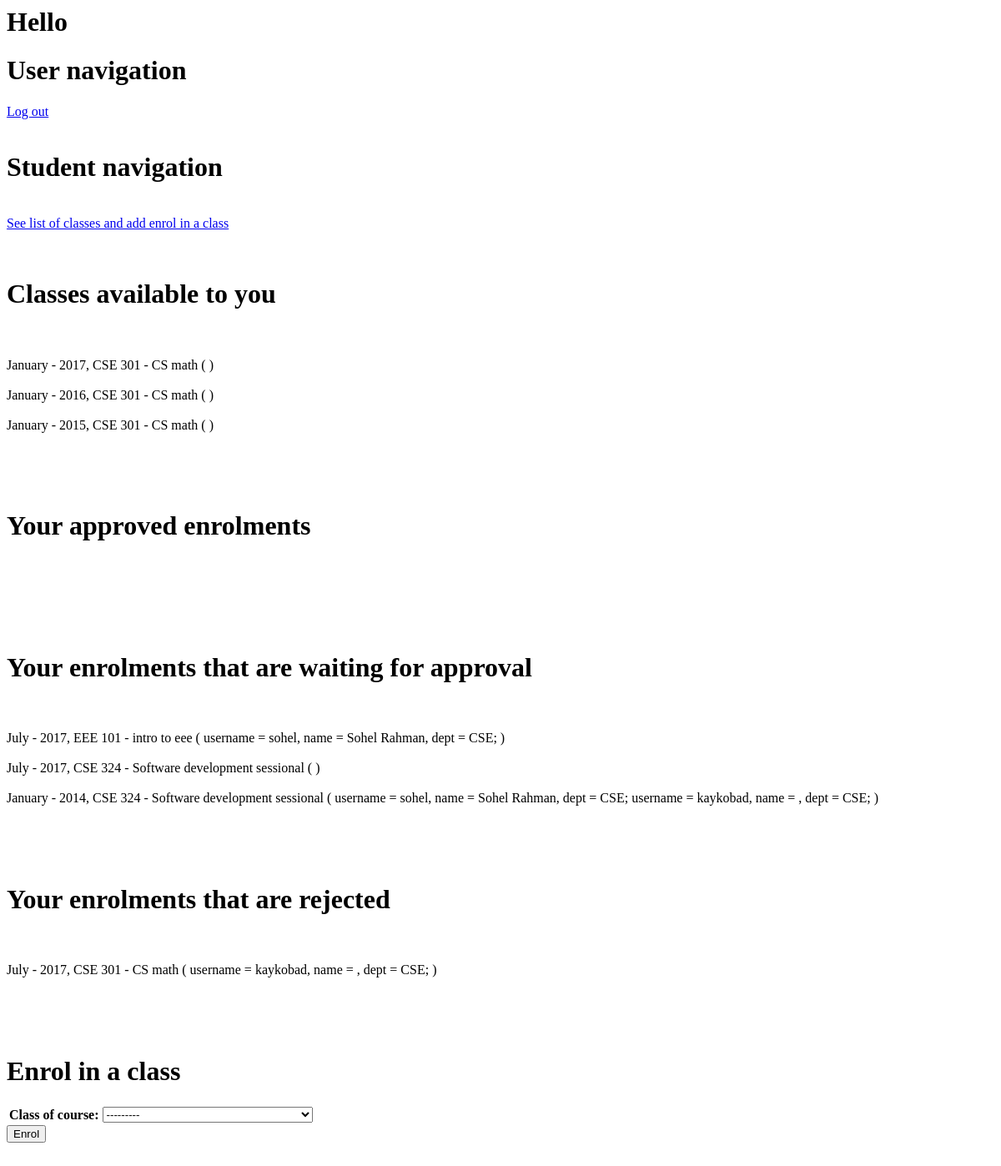
Page /student-enrol-in-class (signed in) on the earlier database version.
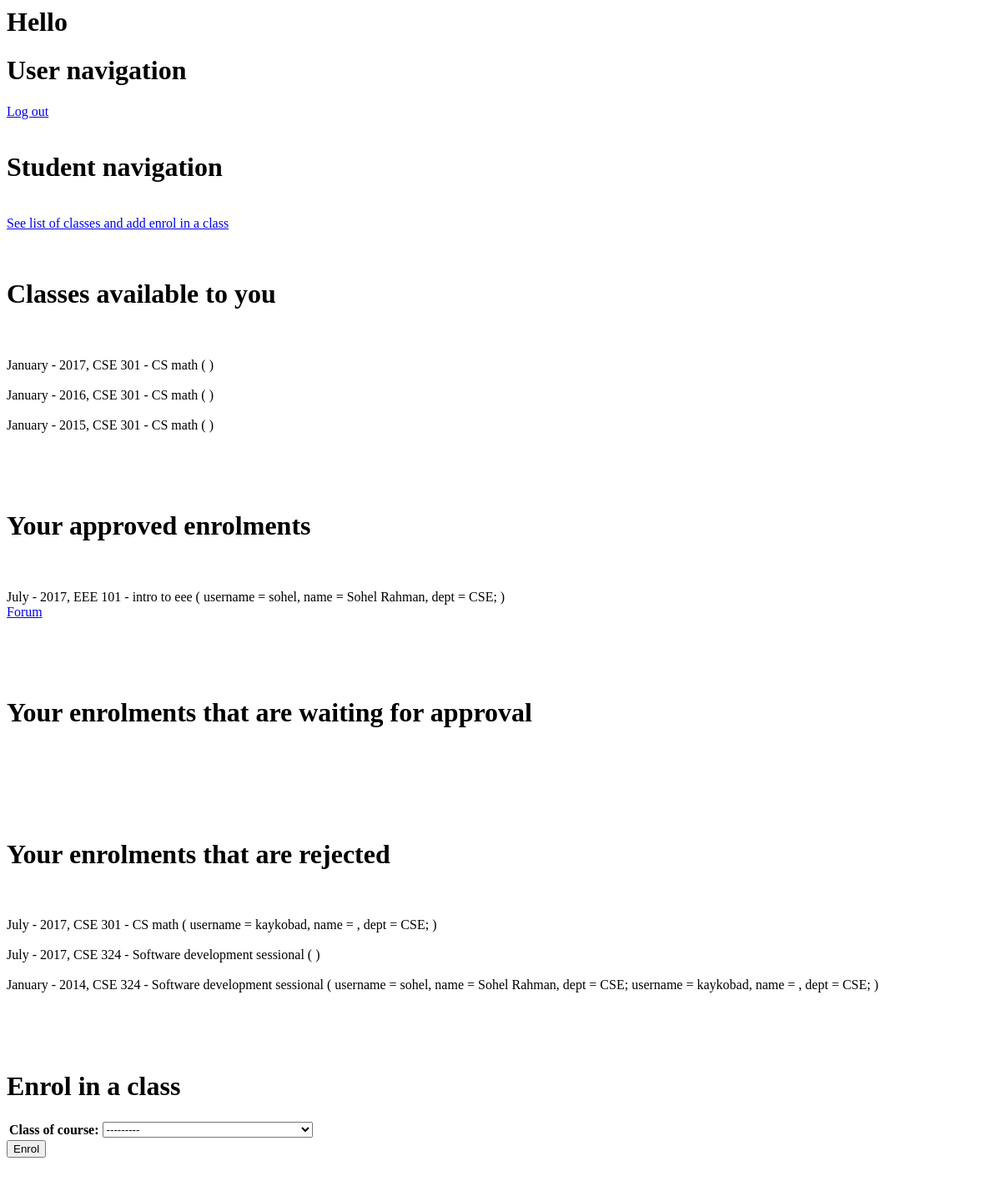
Same page on the later database version.
### cms/models.py (models this page shows, shortened)
class Class_of_course(models.Model):
    JANUARY = 'January'
    JULY = 'July'
    SESSION_MONTH = (
        (JANUARY, 'January'),
        (JULY, 'July')
    )
    month = models.CharField(max_length=200, choices=SESSION_MONTH, null=True)
    year = models.IntegerField(validators=[MinValueValidator(1990), MaxValueValidator(2020)])
    course_of_class = models.ForeignKey( Course )
    class_teacher = models.ManyToManyField( Teacher )
    class Meta:
        unique_together = ( 'month', 'year', 'course_of_class' )
    def __str__(self):
        class_teacher_list = self.class_teacher.all()
        ret =  self.month + ' - ' + str(self.year) + ', ' + self.course_of_class.course_num + ' - ' + \
                self.course_of_class.course_name + ' ( '
        for teacher in class_teacher_list :
            ret += ( teacher.__str__() + '; ' )
        ret += ')'
        return ret

class Course(models.Model):
    course_num = models.CharField(max_length=200, null=True, unique=True)
    course_name = models.CharField(max_length=200, null=True)
    credit_hour = models.IntegerField(null=True)
    dept = models.ForeignKey(Department, on_delete=models.CASCADE, null=True)

class Enrolment(models.Model):
    student = models.ForeignKey(Student)
    class_of_course = models.ForeignKey(Class_of_course)
    APPROVED = 'APPROVED'
    REJECTED = 'REJECTED'
    WAITING_FOR_APPROVAL = 'WAITING_FOR_APPROVAL'
    APPROVAL_STATUS = (
        ( APPROVED, 'Approved' ),
        ( REJECTED, 'Rejected' ),
        ( WAITING_FOR_APPROVAL, 'Waiting for approval' )
    )
    approval_status = models.CharField(max_length=200, choices=APPROVAL_STATUS, default=WAITING_FOR_APPROVAL)
    ct1_marks = models.IntegerField(default=0)
    ct2_marks = models.IntegerField(default=0)
    ct3_marks = models.IntegerField(default=0)
    ct4_marks = models.IntegerField(default=0)
    ct5_marks = models.IntegerField(default=0)
    ct6_marks = models.IntegerField(default=0)
    assignment1_marks = models.IntegerField(default=0)
    assignment2_marks = models.IntegerField(default=0)
    assignment3_marks = models.IntegerField(default=0)
    attendance_marks = models.IntegerField(default=0)
    term_final_marks = models.IntegerField(default=0)
    viva1_marks = models.IntegerField(default=0)
    viva2_marks = models.IntegerField(default=0)
    experiment_marks = models.IntegerField(default=0)
    other = models.IntegerField(default=0)
    final_out_of_hundred = models.IntegerField(default=0)
    class Meta:
        unique_together = ( 'student', 'class_of_course' )

class User(models.Model):
    username = models.CharField(max_length=200, unique=True)
    password = models.CharField(max_length=200)
    first_name = models.CharField(max_length=200, default="", blank=True)
    last_name = models.CharField(max_length=200, default="", blank=True)
    address = models.CharField(max_length=200, default="", blank=True)
    phone_num = models.CharField(max_length=20, blank=True)
    email_address = models.EmailField(null=True, blank=True)
    TEACHER = 'TEACHER'
    STUDENT = 'STUDENT'
    ADMIN = 'ADMIN'
    USER_TYPE = (
        ( 'TEACHER', 'Teacher' ),
        ( 'STUDENT', 'Student' ),
        ( 'ADMIN', 'Admin' )
    )
    user_type = models.CharField(max_length=200, choices=USER_TYPE)

class Teacher(User):
    PROFESSOR = 'PROFESSOR'
    ASSOCIATE_PROF = 'ASSOCIATE_PROF'
    ASSISTANT_PROF = 'ASSISTANT_PROF'
    LECTURER = 'LECTURER'
    RANKS = (
        (PROFESSOR, 'Professor'),
        (ASSOCIATE_PROF, 'Associate Professor'),
        (ASSISTANT_PROF, 'Assistant Professor'),
        (LECTURER, 'Lecturer')
    )
    joinDate = models.DateField(null=True, blank=True)
    dept = models.ForeignKey(Department, on_delete=models.CASCADE, null=True)
    rank = models.CharField(max_length=200, blank=True, choices=RANKS)
    def __str__(self):
        return 'username = ' + self.username + ', name = ' + self.first_name + " " + self.last_name + ', dept = ' + self.dept.name

class Department(models.Model):
    name = models.CharField(max_length=30, unique=True)
    head = models.ForeignKey('Teacher', on_delete=models.SET_NULL, null=True, blank=True)

### cms/views.py (the view, shortened to what this page needs)
# urls.py: url( r'^student-enrol-in-class', handle_student_enrol_in_class, name='handle_student_enrol_in_class' ),
def handle_student_enrol_in_class(request):
    user_type = request.session.get('user_type', None)
    username = request.session.get('username', None)
    if (user_type != 'STUDENT'):  # Non student
        print('User is not student')
        return render(request, 'permission_denied.html')
    current_student = Student.objects.get(username= username)
    all_classes = Class_of_course.objects.all()
    classes_student_enrolled_in = current_student.classes_enrolled_in.all()
    classes_available_to_student = all_classes.exclude( pk__in =  classes_student_enrolled_in )
    all_enrolments_of_current_student = Enrolment.objects.all( ).filter( student= current_student )
    all_approved_enrolments_of_current_student = all_enrolments_of_current_student.filter( approval_status= Enrolment.APPROVED )
    all_waiting_for_approval_enrolments_of_current_student = all_enrolments_of_current_student.filter(
        approval_status=Enrolment.WAITING_FOR_APPROVAL)
    all_rejected_enrolments_of_current_student = all_enrolments_of_current_student.filter(
        approval_status=Enrolment.REJECTED)
    if ( request.method != 'POST' ) : # user didn't click on the enrol button just now
        student_enrol_in_class_form.base_fields['class_of_course'] = \
            forms.ModelChoiceField(queryset=classes_available_to_student)
        form = student_enrol_in_class_form()
        return render( request, 'student_enrol_in_class.html',
                       {
                          'all_classes' : all_classes,
                           'classes_student_enrolled_in' : classes_student_enrolled_in,
                           'classes_available_to_student' : classes_available_to_student,
                           'all_enrolments_of_current_student' : all_enrolments_of_current_student,
                           'all_approved_enrolments_of_current_student' : all_approved_enrolments_of_current_student,
                           'all_waiting_for_approval_enrolments_of_current_student' : all_waiting_for_approval_enrolments_of_current_student,
                           'all_rejected_enrolments_of_current_student' : all_rejected_enrolments_of_current_student,
                           'student_enrol_in_class_form' : form,
                       }
                        )

### cms/forms.py
class student_enrol_in_class_form(forms.ModelForm):
    class Meta:
        model = Enrolment
        fields = [ 'class_of_course' ]

### cms/templates/student_enrol_in_class.html (shortened to what this page needs)
{% include 'includes/student_navigation.html' %}
<h1> Classes available to you </h1>
{% for cl in classes_available_to_student %}
     {{ cl }}
{% endfor %}
<h1> Your approved enrolments </h1>
{% for en in all_approved_enrolments_of_current_student %}
     {{ en.class_of_course }}
    <a href="{% url 'student_see_class_forum' en.class_of_course.pk %}" > Forum </a>
{% endfor %}
<h1> Your enrolments that are waiting for approval </h1>
{% for en in all_waiting_for_approval_enrolments_of_current_student %}
     {{ en.class_of_course }}
{% endfor %}
<h1> Your enrolments that are rejected </h1>
{% for en in all_rejected_enrolments_of_current_student %}
     {{ en.class_of_course }}
{% endfor %}
{% if student_enrol_in_class_form %}
    <h1> Enrol in a class </h1>
    <form method="post" action="">
    <table>
    {{ student_enrol_in_class_form }}
    </table>
    <input type="submit" value="Enrol"/>
    </form>
{% endif %}

Differences in the rows shown:
changed Enrolment (number 1 of 4 on the later page): moves from the list under "Your enrolments that are waiting for approval" to the list under "Your approved enrolments"
changed Enrolment "July - 2017, CSE 324 - Software development sessional ( )": moves from the list under "Your enrolments that are waiting for approval" to the list under "Your enrolments that are rejected"
changed Enrolment (number 4 of 4 on the later page): moves from the list under "Your enrolments that are waiting for approval" to the list under "Your enrolments that are rejected"
